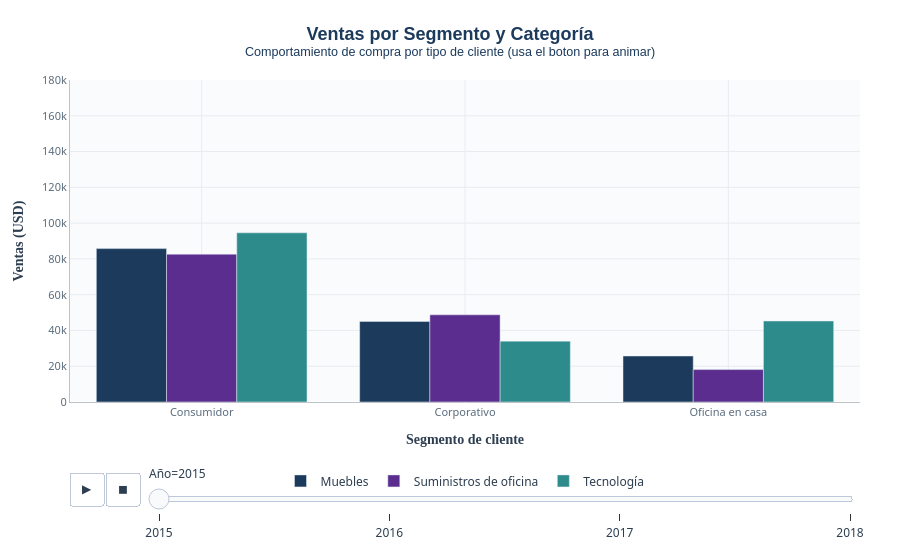

This figure's notebook cell:
### Markdown cell above
### 3.5 Segmentación de clientes

### Code cell
# Ventas por segmento y categoría con animación
ventas_seg_cat = df.groupby(['Order Year', 'Segmento', 'Categoría'])['Sales'].sum().reset_index()
ventas_seg_cat.columns = ['Año', 'Segmento', 'Categoría', 'Ventas']
ventas_seg_cat['Año'] = ventas_seg_cat['Año'].astype(str)

fig5 = px.bar(
    ventas_seg_cat,
    x='Segmento',
    y='Ventas',
    color='Categoría',
    barmode='group',
    animation_frame='Año',
    title='<b>Ventas por Segmento y Categoría</b><br><sup>Comportamiento de compra por tipo de cliente (usa el boton para animar)</sup>',
    labels={'Ventas': '<b>Ventas (USD)</b>', 'Segmento': '<b>Segmento de cliente</b>', 'Categoría': '<b>Categoría</b>'},
    color_discrete_sequence=['#1B3A5C', '#5B2D8E', '#2E8B8B']
)

fig5.update_layout(**LAYOUT_PROFESIONAL)
fig5.update_layout(
    legend=dict(title='', orientation='h', yanchor='top', y=-0.2, xanchor='center', x=0.5),
    yaxis_range=[0, 180000]
)

fig5.show()

### Figure 1 — Plotly figure (JSON) as saved in the notebook; plotly's stock layout.template omitted (floating-point values rounded to 4 significant figures)
{"data": [{"alignmentgroup": "True", "hovertemplate": "<b>Categoría</b>=Muebles<br>Año=2015<br><b>Segmento de cliente</b>=%{x}<br><b>Ventas (USD)</b>=%{y}<extra></extra>", "legendgroup": "Muebles", "marker": {"color": "#1B3A5C", "pattern": {"shape": ""}}, "name": "Muebles", "offsetgroup": "Muebles", "orientation": "v", "showlegend": true, "textposition": "auto", "type": "bar", "x": ["Consumidor", "Corporativo", "Oficina en casa"], "xaxis": "x", "y": [85750.0, 45030.0, 25700.0], "yaxis": "y"}, {"alignmentgroup": "True", "hovertemplate": "<b>Categoría</b>=Suministros de oficina<br>Año=2015<br><b>Segmento de cliente</b>=%{x}<br><b>Ventas (USD)</b>=%{y}<extra></extra>", "legendgroup": "Suministros de oficina", "marker": {"color": "#5B2D8E", "pattern": {"shape": ""}}, "name": "Suministros de oficina", "offsetgroup": "Suministros de oficina", "orientation": "v", "showlegend": true, "textposition": "auto", "type": "bar", "x": ["Consumidor", "Corporativo", "Oficina en casa"], "xaxis": "x", "y": [82640.0, 48740.0, 18130.0], "yaxis": "y"}, {"alignmentgroup": "True", "hovertemplate": "<b>Categoría</b>=Tecnología<br>Año=2015<br><b>Segmento de cliente</b>=%{x}<br><b>Ventas (USD)</b>=%{y}<extra></extra>", "legendgroup": "Tecnología", "marker": {"color": "#2E8B8B", "pattern": {"shape": ""}}, "name": "Tecnología", "offsetgroup": "Tecnología", "orientation": "v", "showlegend": true, "textposition": "auto", "type": "bar", "x": ["Consumidor", "Corporativo", "Oficina en casa"], "xaxis": "x", "y": [94570.0, 34020.0, 45270.0], "yaxis": "y"}], "layout": {"barmode": "group", "font": {"color": "#2C3E50", "family": "Segoe UI, Arial", "size": 12}, "hoverlabel": {"bgcolor": "white", "font": {"family": "Segoe UI", "size": 12}}, "legend": {"orientation": "h", "title": {"text": ""}, "tracegroupgap": 0, "x": 0.5, "xanchor": "center", "y": -0.2, "yanchor": "top"}, "margin": {"b": 60, "l": 70, "r": 40, "t": 80}, "paper_bgcolor": "white", "plot_bgcolor": "#FAFBFD", "sliders": [{"active": 0, "currentvalue": {"prefix": "Año="}, "len": 0.9, "pad": {"b": 10, "t": 60}, "steps": [{"args": [["2015"], {"frame": {"duration": 0, "redraw": true}, "fromcurrent": true, "mode": "immediate", "transition": {"duration": 0, "easing": "linear"}}], "label": "2015", "method": "animate"}, {"args": [["2016"], {"frame": {"duration": 0, "redraw": true}, "fromcurrent": true, "mode": "immediate", "transition": {"duration": 0, "easing": "linear"}}], "label": "2016", "method": "animate"}, {"args": [["2017"], {"frame": {"duration": 0, "redraw": true}, "fromcurrent": true, "mode": "immediate", "transition": {"duration": 0, "easing": "linear"}}], "label": "2017", "method": "animate"}, {"args": [["2018"], {"frame": {"duration": 0, "redraw": true}, "fromcurrent": true, "mode": "immediate", "transition": {"duration": 0, "easing": "linear"}}], "label": "2018", "method": "animate"}], "x": 0.1, "xanchor": "left", "y": 0, "yanchor": "top"}], "title": {"font": {"color": "#1B3A5C", "family": "Segoe UI Semibold, Arial", "size": 18}, "text": "<b>Ventas por Segmento y Categoría</b><br><sup>Comportamiento de compra por tipo de cliente (usa el boton para animar)</sup>", "x": 0.5, "xanchor": "center"}, "updatemenus": [{"buttons": [{"args": [null, {"frame": {"duration": 500, "redraw": true}, "fromcurrent": true, "mode": "immediate", "transition": {"duration": 500, "easing": "linear"}}], "label": "&#9654;", "method": "animate"}, {"args": [[null], {"frame": {"duration": 0, "redraw": true}, "fromcurrent": true, "mode": "immediate", "transition": {"duration": 0, "easing": "linear"}}], "label": "&#9724;", "method": "animate"}], "direction": "left", "pad": {"r": 10, "t": 70}, "showactive": false, "type": "buttons", "x": 0.1, "xanchor": "right", "y": 0, "yanchor": "top"}], "xaxis": {"anchor": "y", "domain": [0, 1], "gridcolor": "#E8ECF0", "linecolor": "#BDC3C7", "linewidth": 1, "showline": true, "tickfont": {"color": "#5A6C7D", "size": 11}, "title": {"font": {"color": "#2C3E50", "family": "Segoe UI Semibold", "size": 14}, "text": "<b>Segmento de cliente</b>"}}, "yaxis": {"anchor": "x", "domain": [0, 1], "gridcolor": "#E8ECF0", "linecolor": "#BDC3C7", "linewidth": 1, "range": [0, 180000], "showline": true, "tickfont": {"color": "#5A6C7D", "size": 11}, "title": {"font": {"color": "#2C3E50", "family": "Segoe UI Semibold", "size": 14}, "text": "<b>Ventas (USD)</b>"}}}}
